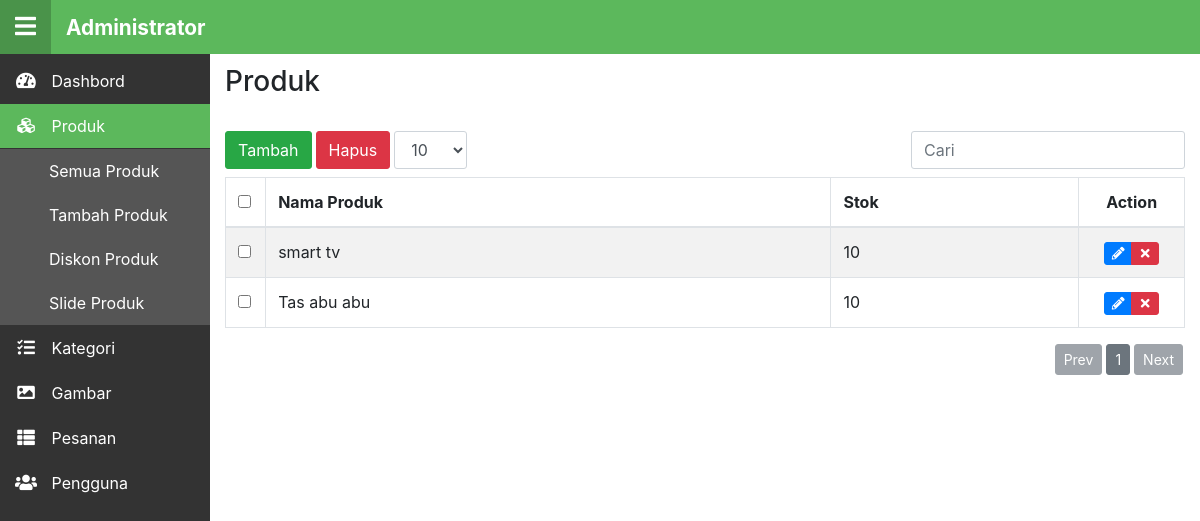
Before: /index.php/admin_produk with the older database file.
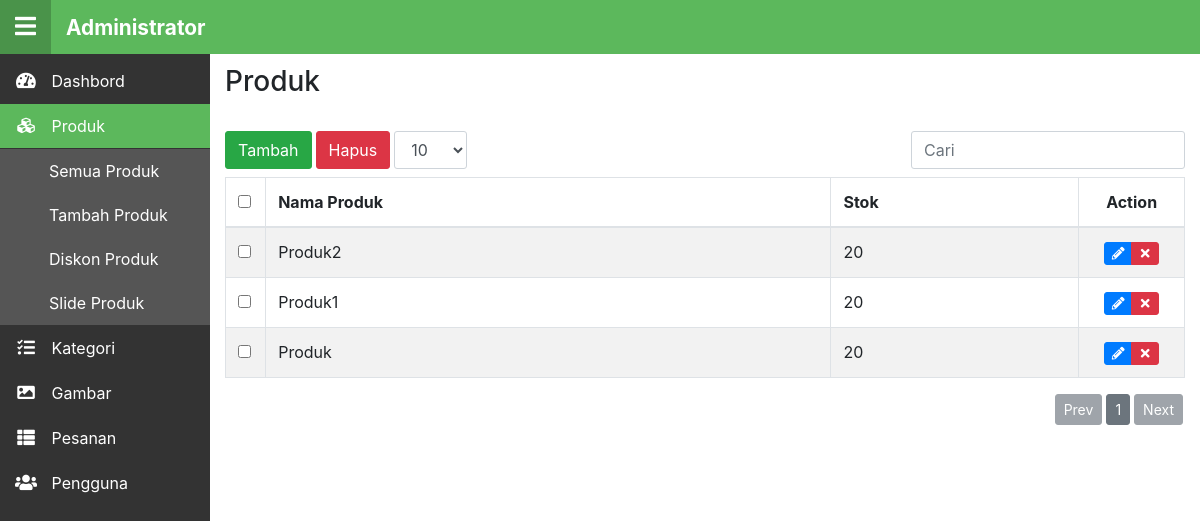
After: the same page with the newer database file.
### tables this page shows
CREATE TABLE `produk` (
  `id` int(11) NOT NULL,
  `nama` varchar(220) NOT NULL,
  `harga` varchar(220) NOT NULL,
  `berat` varchar(220) NOT NULL,
  `ukuran` varchar(200) NOT NULL,
  `warna` varchar(200) NOT NULL,
  `stok` varchar(220) NOT NULL,
  `gambar` varchar(500) NOT NULL,
  `kategori` varchar(220) NOT NULL,
  `diskon` varchar(220) NOT NULL,
  `deskripsi` text NOT NULL
);

### application/controllers/Admin_produk.php (called while the page is built, shortened)
<?php
class Admin_produk extends CI_Controller {
	public function index()
	{
		$data['csrf'] = array(
			        'name' => $this->security->get_csrf_token_name(),
			        'hash' => $this->security->get_csrf_hash()
			    );
		$data['produk'] = $this->general->read_by('produk');
		$content['content'] = $this->load->view('admin/produk', $data, true);
		$content['title'] = 'Produk - Administrator';
		$content['btn'] = 'produk';
		$content['btn_add'] = 'alink';
		$content['btn_alink'] = site_url('admin/tambah-produk');
		$this->load->view('layout/admin_template', $content);
		$this->general->reload('admin/produk', array('del', 'del-all'));
	}
}

### index.php (called while the page is built, shortened)
<?php
require_once BASEPATH.'core/CodeIgniter.php';

### application/models/General.php (called while the page is built, shortened)
<?php
class General extends CI_Model{
	public function read_by($table, $cols = 'id')
	{
		$this->db->order_by($cols, 'DESC');
		$query = $this->db->get($table);
		return $query->result();
	}
}

### application/views/admin/produk.php (the view, shortened to what this page needs)
<h3>Produk</h3>
<br>
<form method="post">
<table class="table table-striped table-bordered" id="myTable">
	<thead>
		<tr>
			<th class="tb-check"><input id="all-check" class="check-true" type="checkbox"></th>
			<th>Nama Produk</th>
			<th class="tb-ctg">Stok</th>
			<th class="tb-act">Action</th>
		</tr>
	</thead>
	<tbody>
	<?php  foreach(@$produk as $produk_item):?>
		<tr>
			<td><input class="check in-check" type="checkbox" name="<?=$produk_item->id?>" value="<?=$produk_item->id?>"></td>
			<td><?=$produk_item->nama?></td>
			<td><?=$produk_item->stok?></td>
			<td class="tb-act">
				<div class="btn-group btn-group-xs">
					<a href="edit-produk/<?=$produk_item->id?>" class="btn btn-primary btn-table" title="Edit">
						<i class="fa fa-pencil-alt fa-fw"></i></a>
					<button type="submit" class="btn btn-danger btn-table" title="Hapus" name="del" value="<?=$produk_item->id?>">
						<i class="fa fa-times fa-fw"></i></button>
				</div>
			</td>
		</tr>
	<?php endforeach;?>
	</tbody>
</table>
</form>

Changed rows visible on the page:
removed produk: nama "smart tv", stok "10", $produk_item->id 2 (drawn)
removed produk: nama "Tas abu abu", stok "10", $produk_item->id 1 (drawn)
added produk: nama "Produk2", stok "20", $produk_item->id 5 (drawn)
added produk: nama "Produk1", stok "20", $produk_item->id 4 (drawn)
added produk: nama "Produk", stok "20", $produk_item->id 3 (drawn)
